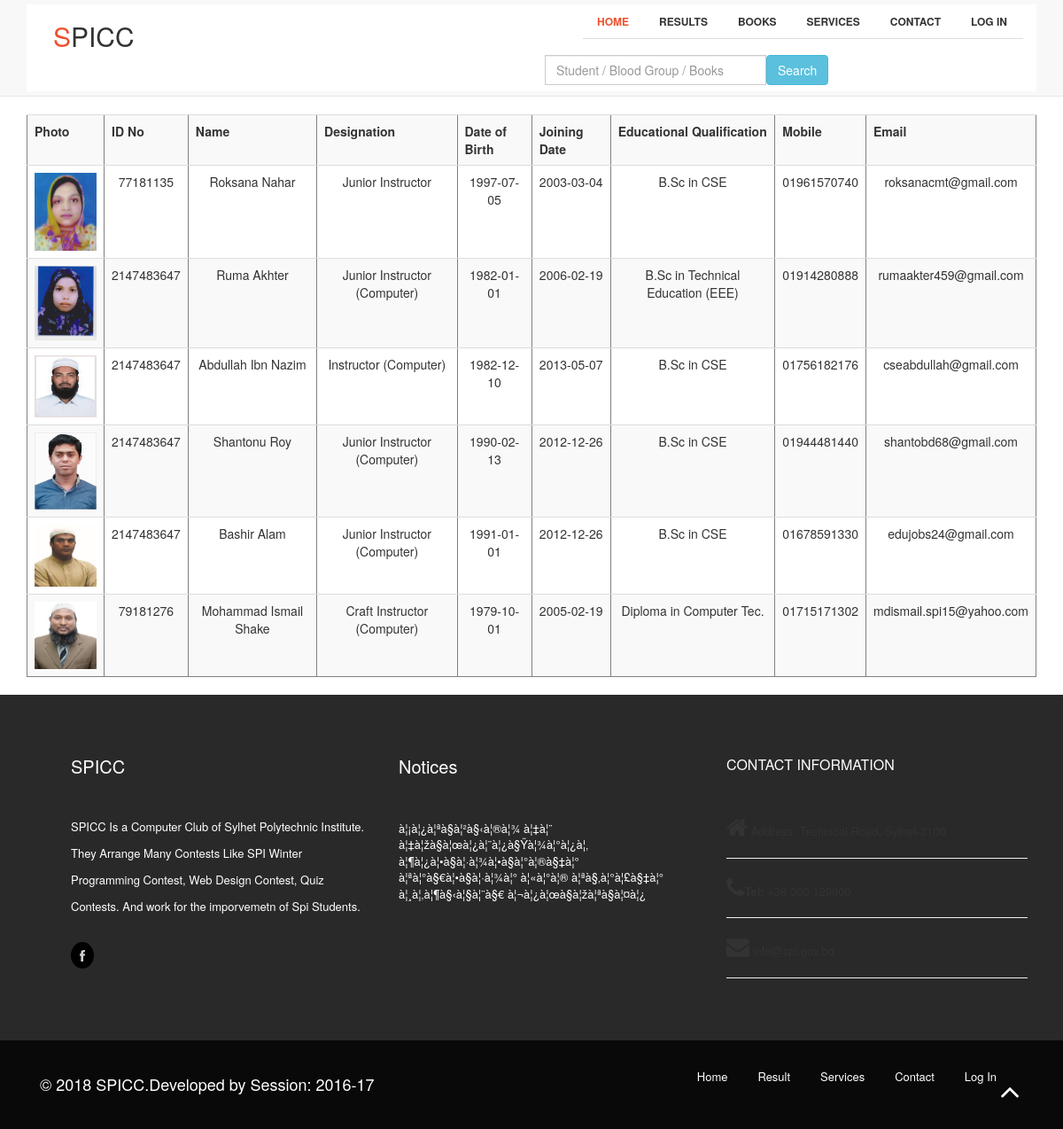
The page /all_employees.php on the database its author committed.
### tables this page shows
CREATE TABLE `employes` (
  `id` int(11) NOT NULL,
  `name` varchar(25) NOT NULL,
  `realid` int(20) NOT NULL,
  `dateofb` date NOT NULL,
  `desgisnation` varchar(44) NOT NULL,
  `joindate` date NOT NULL,
  `educationquali` varchar(257) NOT NULL,
  `email` varchar(54) NOT NULL,
  `phone` varchar(13) NOT NULL,
  `photo` mediumtext NOT NULL
);

CREATE TABLE `pdf_notices` (
  `id` int(11) NOT NULL,
  `name` varchar(500) NOT NULL,
  `pdffile` mediumtext NOT NULL,
  `dateofup` date NOT NULL
);

### all_employees.php (the view, shortened to what this page needs)
<?php include'libs/imenu.php';
	$sql = "SElECT * FROM employes";
	$run = mysqli_query($con,$sql);
?>
		<div class="container">
			<div class="row">
				<table class="table table-striped" border='1px' align='center'>
					<tr style="text-align:center">
						<th>Photo</th>
						<th>ID No</th>
						<th>Name</th>
						<th>Designation</th>
						<th>Date of Birth</th>
						<th>Joining Date</th>
						<th>Educational Qualification</th>
						<th>Mobile</th>
						<th>Email</th>
					</tr>
					<?php
						while($row = mysqli_fetch_assoc($run)){
					?>
					<tr style="text-align:center">
						<td><img src="images/employee/<?php echo $row['photo']; ?>" width="70px"/></td>
						<td><?php echo $row['realid']; ?></td>
						<td><?php echo $row['name']; ?></td>
						<td><?php echo $row['desgisnation']; ?></td>
						<td><?php echo $row['dateofb']; ?></td>
						<td><?php echo $row['joindate']; ?></td>
						<td><?php echo $row['educationquali']; ?></td>
						<td><?php echo $row['phone']; ?></td>
						<td><?php echo $row['email']; ?></td>
					</tr>
					<?php
							}
					?>
				</table>
			</div>
		</div>
    <?php include 'libs/footer.php'; ?>
  </body>
</html>

### libs/imenu.php (shortened to what this page needs)
<!DOCTYPE html>
<html lang="en">
  <head>
	<link rel="stylesheet" href="style.css" />
    <link href="css/bootstrap.min.css" rel="stylesheet">
	<link rel="stylesheet" href="css/font-awesome.min.css">
	<link rel="stylesheet" href="css/jquery.bxslider.css">
	<link rel="stylesheet" type="text/css" href="css/isotope.css" media="screen" />
	<link rel="stylesheet" href="css/animate.css">
	<link rel="stylesheet" href="js/fancybox/jquery.fancybox.css" type="text/css" media="screen" />
	<link href="css/prettyPhoto.css" rel="stylesheet" />
	<link href="css/style.css" rel="stylesheet" />
	<link href="css/form.min.css" rel="stylesheet" />
	<link href="css/form.css" rel="stylesheet" />
  </head>
  <body>
	<header>
		<nav class="navbar navbar-default navbar-static-top" role="navigation">
			<div class="navigation">
				<div class="container">
					<div class="navbar-header">
						<div class="navbar-brand">
							<a href="index.php"><h1><span>S</span>PICC</h1></a>
						</div>
					</div>
					<div class="navbar-collapse collapse">
						<div class="menu">
							<ul class="nav nav-tabs" role="tablist">
								<li role="presentation"><a href="index.php" class="active">Home</a></li>
								<li role="presentation"><a href="get_result.php">Results</a></li>
								<li role="presentation"><a href="books_library.php">Books</a></li>
								<li role="presentation"><a href="services.php">Services</a></li>
								<li role="presentation"><?php
									if(isset($_SESSION['u_name'])){
										echo "<a href='../student/my_account.php?id=$id'>My Profile</a>";
									}
									else{
										echo "<a href='contact.php'>Contact</a>";
									}
								?></li>
								<li role="presentation"><?php
									if(isset($_SESSION['u_name'])){
										echo "<a href='log_out.php'>Log Out</a>";
									}
									else{
										echo "<a href='login.php'>Log In</a>";
									}
								?></li>
							</ul>
						</div>
					</div>
	<div class="container-fluid new_header">
		<div class="row">
			<div class="col-md-3"></div>
			<div class="col-md-3"></div>
			<div class="col-md-6">
				<form action="search.php" method="post">
					<input type="text" name="searchf" class="form-control" placeholder="Student / Blood Group / Books" style="width: 250px;float: left;">
					<input type="submit" name="search" class="btn btn-info" value="Search" style="float: left;">
				</form>
			</div>
		</div>
	</div>
				</div>
			</div>
		</nav>
	</header>

### libs/footer.php
<footer>
		<div class="footer">
			<div class="container">
				<div class="col-md-4 wow fadeInUp" data-wow-offset="0" data-wow-delay="0.2s">
					<h2>SPICC</h2>
					<p>SPICC Is a Computer Club of Sylhet Polytechnic Institute. They Arrange Many Contests Like SPI Winter Programming Contest, Web Design Contest, Quiz Contests. And work for the imporvemetn of Spi Students.</p>
					<ul class="social-network">
						<li><a href="https://facebook.com/groups/329247040899326" data-placement="top" title="Facebook"><i class="fa fa-facebook fa-1x"></i></a></li>
					</ul>
				</div>
				<div class="col-md-4 wow fadeInUp" data-wow-offset="0" data-wow-delay="0.4s" class="far fa-book">
				<h2>Notices</h2>
				<ul  >
					<?php
						$sql = "SELECT * FROM pdf_notices ORDER BY id DESC LIMIT 5";
						$run = mysqli_query($con,$sql);
						while($row = mysqli_fetch_array($run)){
							?>
							<li><a href="pdf_notices/<?php echo $row['pdffile'];?>"  download="<?php echo $row['name']; ?>"  style="color:#fff;" ><?php echo $row['name']; ?></a></li>
							<?php
						}
						 ?>
				</ul>
				</div>
				<div class="col-md-4 wow fadeInUp" data-wow-offset="0" data-wow-delay="0.6s">
					<h3>CONTACT INFORMATION</h3>
					<ul>
						<li><i class="fa fa-home fa-2x"></i><span class="lea"> Address: Technical Road, Sylhet-3100</span></li><hr>
						<li><i class="fa fa-phone fa-2x"></i><span class="lea"><strong>Tel:</strong></span> +38 000 129900</li><hr>
						<li><i class="fa fa-envelope fa-2x"><span class="lea"></span></i> info@spi.gov.bd</li>
						<hr>
					</ul>
				</div>
			</div>
		</div>
		<div class="sub-footer">
			<div class="container">
				<div class="row">
					<div class="col-md-6">
						<h4 style="color:#fff">&copy; 2018 SPICC.Developed by Session: 2016-17</h4>
					</div>
					<div class="col-md-6">
						<ul class="pull-right">
							<li><a href="index.php">Home</a></li>
							<li><a href="get_result.php">Result</a></li>
							<li><a href="services.php">Services</a></li>
							<li role="presentation"><?php
									if(isset($_SESSION['u_name'])){
										echo "<a href='../student/my_account.php?id=$id'>My Profile</a>";
									}
									else{
										echo "<a href='contact.html'>Contact</a>";
									}
								?></li>
								<li role="presentation"><?php
									if(isset($_SESSION['u_name'])){
										echo "<a href='log_out.php'>Log Out</a>";
									}
									else{
										echo "<a href='login.php'>Log In</a>";
									}
								?></li>
						</ul>
					</div>
				</div>
				<div class="pull-right">
					<a href="#home" class="scrollup"><i class="fa fa-angle-up fa-3x"></i></a>
				</div>
			</div>
		</div>
	</footer>

### style.css (style rules this page uses)
.new_header { text-align:center; padding:5px; margin:2px; width:100%; }

### css/style.css (style rules this page uses)
body { font-family:'Open Sans', Arial, sans-serif; font-size:14px; font-weight:300; line-height:1.6em; color:#fff; background-color:#fff; overflow-x:hidden; }
hi,h2,h3,h4,h5,h6 { color:#333; line-height:1.1em; }
p { color:#333; font-size:13px; }
a { text-decoration:none; transition: all 0.1s ease-in-out; -moz-transition: all 0.1s ease-in-out; -webkit-transition: all 0.1s ease-in-out; -o-transition: all 0.1s ease-in-out; outline: none; color:#333; }
.navigation { background-color:#fff; padding:0; }
.navbar-brand h1 { margin-top:-1px; padding-top:5px; float: left; font-size: 30px; color:#333; }
.navbar-brand h1 span { color: #ED502E; }
.menu { font-size:12px; float:right; text-transform:uppercase; font-weight:600; }
.menu ul.nav-tabs li { color:#000; }
.nav-tabs { border-bottom: 0; }
.nav-tabs > li { float: left; margin-bottom: 0; }
.nav-tabs > li > a { border-radius:0; color:#333; padding:30px; }
.nav-tabs > li > a.active { color: #ED502E; border-radius:0; transition: all 0.3s ease-in-out; -moz-transition: all 0.3s ease-in-out; -webkit-transition: all 0.3s ease-in-out; -o-transition: all 0.3s ease-in-out; }
.main-feature .text-center h2,p { color:#fff; }
.footer { background:#292929; padding:50px; }
.footer p { margin-top:-8px; font-size:13px; line-height:30px; }
.footer h2 { color:#fff; margin-bottom:50px; font-size:20px; }
ul.social-network { margin-top:30px; transition: all 0.3s ease-in-out; -moz-transition: all 0.3s ease-in-out; -webkit-transition: all 0.3s ease-in-out; -o-transition: all 0.3s ease-in-out; }
ul.social-network li { display:inline; font-size: 14px; margin-right:10px; }
ul.social-network li a { color:#d0d0d0; padding:5px 10px; background:#000; border-radius:50%; }
.footer h3 { color:#fff; margin-bottom:50px; font-size:16px; }
.footer ul { text-decoration:none; list-style:none; margin-left:-40px; font-size:13px; }
.sub-footer a { color: #fff; font-size:13px; }
.sub-footer { background:#090909; padding:30px; }
.sub-footer ul { list-style: none; padding: 0; margin: 0; }
.sub-footer ul > li { display: inline-block; color:#fff; font-size:13px; margin-right:30px; }
a.scrollup { color:#fff; height:40px; width:40px; font-size:12px; line-height:30px; text-align:center; text-decoration:none; position:fixed; bottom:20px; right:40px; opacity:0,5; border-radius:50%; z-index:999; }

### css/form.css (style rules this page uses)
input { color:black; }

### css/overwrite.css (style rules this page uses)
select, textarea, input[type="text"], input[type="password"], input[type="datetime"], input[type="datetime-local"], input[type="date"], input[type="month"], input[type="time"], input[type="week"], input[type="number"], input[type="email"], input[type="url"], input[type="search"], input[type="tel"], input[type="color"], .uneditable-input { -webkit-border-radius: 0; -moz-border-radius: 0; border-radius: 0; }
.btn { text-shadow: none; background-image:none; border-color: none; border-bottom-color: none; -webkit-box-shadow: none; -moz-box-shadow: none; box-shadow: none; }
.btn { outline:0; -webkit-border-radius: 0; -moz-border-radius: 0; border-radius: 0; }

### rows shown on the page
employes: photo (picture), realid "77181135", name "Roksana Nahar", desgisnation "Junior Instructor", dateofb "1997-07-05", joindate "2003-03-04", educationquali "B.Sc in CSE", phone "01961570740", email "roksanacmt@gmail.com"
employes: photo (picture), realid "2147483647", name "Ruma Akhter", desgisnation "Junior Instructor (Computer)", dateofb "1982-01-01", joindate "2006-02-19", educationquali "B.Sc in Technical Education (EEE)", phone "01914280888", email "rumaakter459@gmail.com"
employes: photo (picture), realid "2147483647", name "Abdullah Ibn Nazim", desgisnation "Instructor (Computer)", dateofb "1982-12-10", joindate "2013-05-07", educationquali "B.Sc in CSE", phone "01756182176", email "cseabdullah@gmail.com"
employes: photo (picture), realid "2147483647", name "Shantonu Roy", desgisnation "Junior Instructor (Computer)", dateofb "1990-02-13", joindate "2012-12-26", educationquali "B.Sc in CSE", phone "01944481440", email "shantobd68@gmail.com"
employes: photo (picture), realid "2147483647", name "Bashir Alam", desgisnation "Junior Instructor (Computer)", dateofb "1991-01-01", joindate "2012-12-26", educationquali "B.Sc in CSE", phone "01678591330", email "edujobs24@gmail.com"
employes: photo (picture), realid "79181276", name "Mohammad Ismail Shake", desgisnation "Craft Instructor (Computer)", dateofb "1979-10-01", joindate "2005-02-19", educationquali "Diploma in Computer Tec.", phone "01715171302", email "mdismail.spi15@yahoo.com"
pdf_notices: name "à¦¡à¦¿à¦ªà§à¦²à§‹à¦®à¦¾ à¦‡à¦¨ à¦‡à¦žà§à¦œà¦¿à¦¨à¦¿à§Ÿà¦¾à¦°à¦¿à¦‚ à¦¶à¦¿à¦•à§à¦·à¦¾à¦•à§à¦°à¦®à§‡à¦° à¦ªà¦°à§€à¦•à§à¦·à¦¾à¦° à¦«à¦°à¦® à¦ªà§‚à¦°à¦£à§‡à¦° à¦¸à¦‚à¦¶à§‹à¦§à¦¨à§€ à¦¬à¦¿à¦œà§à¦žà¦ªà§à¦¤à¦¿"
